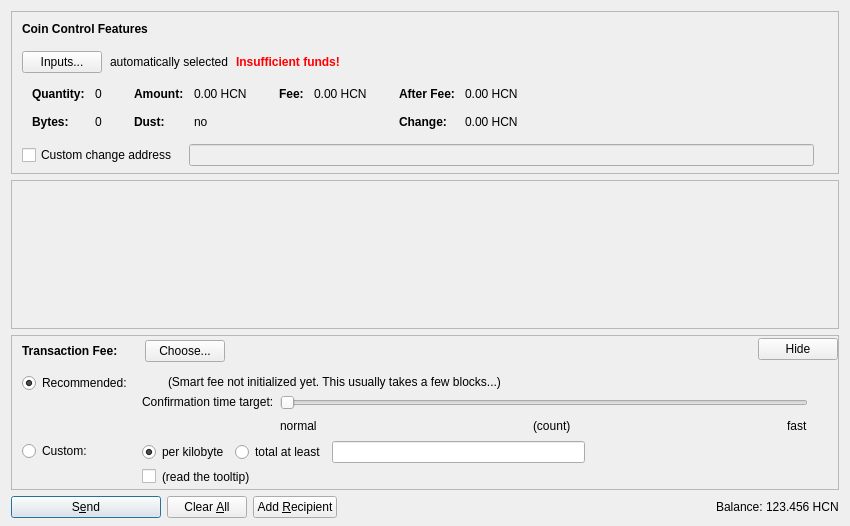
<?xml version="1.0" encoding="UTF-8"?>
<ui version="4.0">
 <class>SendCoinsDialog</class>
 <widget class="QDialog" name="SendCoinsDialog">
  <property name="geometry">
   <rect>
    <x>0</x>
    <y>0</y>
    <width>850</width>
    <height>526</height>
   </rect>
  </property>
  <property name="windowTitle">
   <string>Send Coins</string>
  </property>
  <layout class="QVBoxLayout" name="verticalLayout" stretch="0,1,0,0">
   <property name="bottomMargin">
    <number>8</number>
   </property>
   <item>
    <widget class="QFrame" name="frameCoinControl">
     <property name="sizePolicy">
      <sizepolicy hsizetype="Expanding" vsizetype="Expanding">
       <horstretch>0</horstretch>
       <verstretch>0</verstretch>
      </sizepolicy>
     </property>
     <property name="maximumSize">
      <size>
       <width>16777215</width>
       <height>16777215</height>
      </size>
     </property>
     <property name="frameShape">
      <enum>QFrame::StyledPanel</enum>
     </property>
     <property name="frameShadow">
      <enum>QFrame::Sunken</enum>
     </property>
     <layout class="QVBoxLayout" name="verticalLayoutCoinControl2">
      <property name="spacing">
       <number>0</number>
      </property>
      <property name="leftMargin">
       <number>0</number>
      </property>
      <property name="topMargin">
       <number>0</number>
      </property>
      <property name="rightMargin">
       <number>0</number>
      </property>
      <property name="bottomMargin">
       <number>6</number>
      </property>
      <item>
       <layout class="QVBoxLayout" name="verticalLayoutCoinControl" stretch="0,0,0,0,1">
        <property name="spacing">
         <number>0</number>
        </property>
        <property name="leftMargin">
         <number>10</number>
        </property>
        <property name="topMargin">
         <number>10</number>
        </property>
        <item>
         <layout class="QHBoxLayout" name="horizontalLayoutCoinControl1">
          <property name="bottomMargin">
           <number>15</number>
          </property>
          <item>
           <widget class="QLabel" name="labelCoinControlFeatures">
            <property name="sizePolicy">
             <sizepolicy hsizetype="Preferred" vsizetype="Maximum">
              <horstretch>0</horstretch>
              <verstretch>0</verstretch>
             </sizepolicy>
            </property>
            <property name="font">
             <font>
              <weight>75</weight>
              <bold>true</bold>
             </font>
            </property>
            <property name="styleSheet">
             <string notr="true">font-weight:bold;</string>
            </property>
            <property name="text">
             <string>Coin Control Features</string>
            </property>
           </widget>
          </item>
         </layout>
        </item>
        <item>
         <layout class="QHBoxLayout" name="horizontalLayoutCoinControl2" stretch="0,0,0,0">
          <property name="spacing">
           <number>8</number>
          </property>
          <property name="bottomMargin">
           <number>10</number>
          </property>
          <item>
           <widget class="QPushButton" name="pushButtonCoinControl">
            <property name="styleSheet">
             <string notr="true"/>
            </property>
            <property name="text">
             <string>Inputs...</string>
            </property>
            <property name="autoDefault">
             <bool>false</bool>
            </property>
           </widget>
          </item>
          <item>
           <widget class="QLabel" name="labelCoinControlAutomaticallySelected">
            <property name="text">
             <string>automatically selected</string>
            </property>
            <property name="margin">
             <number>5</number>
            </property>
           </widget>
          </item>
          <item>
           <widget class="QLabel" name="labelCoinControlInsuffFunds">
            <property name="font">
             <font>
              <weight>75</weight>
              <bold>true</bold>
             </font>
            </property>
            <property name="styleSheet">
             <string notr="true">color:red;font-weight:bold;</string>
            </property>
            <property name="text">
             <string>Insufficient funds!</string>
            </property>
            <property name="margin">
             <number>5</number>
            </property>
           </widget>
          </item>
          <item>
           <spacer name="horizontalSpacerCoinControl">
            <property name="orientation">
             <enum>Qt::Horizontal</enum>
            </property>
            <property name="sizeHint" stdset="0">
             <size>
              <width>40</width>
              <height>1</height>
             </size>
            </property>
           </spacer>
          </item>
         </layout>
        </item>
        <item>
         <widget class="QWidget" name="widgetCoinControl" native="true">
          <property name="sizePolicy">
           <sizepolicy hsizetype="Preferred" vsizetype="Preferred">
            <horstretch>0</horstretch>
            <verstretch>0</verstretch>
           </sizepolicy>
          </property>
          <property name="minimumSize">
           <size>
            <width>0</width>
            <height>0</height>
           </size>
          </property>
          <property name="styleSheet">
           <string notr="true"/>
          </property>
          <layout class="QHBoxLayout" name="horizontalLayoutCoinControl5">
           <property name="leftMargin">
            <number>0</number>
           </property>
           <property name="topMargin">
            <number>0</number>
           </property>
           <property name="rightMargin">
            <number>0</number>
           </property>
           <property name="bottomMargin">
            <number>0</number>
           </property>
           <item>
            <layout class="QHBoxLayout" name="horizontalLayoutCoinControl3" stretch="0,0,0,1">
             <property name="spacing">
              <number>20</number>
             </property>
             <property name="topMargin">
              <number>0</number>
             </property>
             <property name="bottomMargin">
              <number>10</number>
             </property>
             <item>
              <layout class="QFormLayout" name="formLayoutCoinControl1">
               <property name="horizontalSpacing">
                <number>10</number>
               </property>
               <property name="verticalSpacing">
                <number>14</number>
               </property>
               <property name="leftMargin">
                <number>10</number>
               </property>
               <property name="topMargin">
                <number>4</number>
               </property>
               <property name="rightMargin">
                <number>6</number>
               </property>
               <item row="0" column="0">
                <widget class="QLabel" name="labelCoinControlQuantityText">
                 <property name="font">
                  <font>
                   <weight>75</weight>
                   <bold>true</bold>
                  </font>
                 </property>
                 <property name="text">
                  <string>Quantity:</string>
                 </property>
                 <property name="margin">
                  <number>0</number>
                 </property>
                </widget>
               </item>
               <item row="0" column="1">
                <widget class="QLabel" name="labelCoinControlQuantity">
                 <property name="cursor">
                  <cursorShape>IBeamCursor</cursorShape>
                 </property>
                 <property name="contextMenuPolicy">
                  <enum>Qt::ActionsContextMenu</enum>
                 </property>
                 <property name="text">
                  <string notr="true">0</string>
                 </property>
                 <property name="margin">
                  <number>0</number>
                 </property>
                 <property name="textInteractionFlags">
                  <set>Qt::LinksAccessibleByMouse|Qt::TextSelectableByKeyboard|Qt::TextSelectableByMouse</set>
                 </property>
                </widget>
               </item>
               <item row="1" column="0">
                <widget class="QLabel" name="labelCoinControlBytesText">
                 <property name="font">
                  <font>
                   <weight>75</weight>
                   <bold>true</bold>
                  </font>
                 </property>
                 <property name="text">
                  <string>Bytes:</string>
                 </property>
                </widget>
               </item>
               <item row="1" column="1">
                <widget class="QLabel" name="labelCoinControlBytes">
                 <property name="cursor">
                  <cursorShape>IBeamCursor</cursorShape>
                 </property>
                 <property name="contextMenuPolicy">
                  <enum>Qt::ActionsContextMenu</enum>
                 </property>
                 <property name="text">
                  <string notr="true">0</string>
                 </property>
                 <property name="textInteractionFlags">
                  <set>Qt::LinksAccessibleByMouse|Qt::TextSelectableByKeyboard|Qt::TextSelectableByMouse</set>
                 </property>
                </widget>
               </item>
              </layout>
             </item>
             <item>
              <layout class="QFormLayout" name="formLayoutCoinControl2">
               <property name="horizontalSpacing">
                <number>10</number>
               </property>
               <property name="verticalSpacing">
                <number>14</number>
               </property>
               <property name="leftMargin">
                <number>6</number>
               </property>
               <property name="topMargin">
                <number>4</number>
               </property>
               <property name="rightMargin">
                <number>6</number>
               </property>
               <item row="0" column="0">
                <widget class="QLabel" name="labelCoinControlAmountText">
                 <property name="font">
                  <font>
                   <weight>75</weight>
                   <bold>true</bold>
                  </font>
                 </property>
                 <property name="text">
                  <string>Amount:</string>
                 </property>
                 <property name="margin">
                  <number>0</number>
                 </property>
                </widget>
               </item>
               <item row="0" column="1">
                <widget class="QLabel" name="labelCoinControlAmount">
                 <property name="cursor">
                  <cursorShape>IBeamCursor</cursorShape>
                 </property>
                 <property name="contextMenuPolicy">
                  <enum>Qt::ActionsContextMenu</enum>
                 </property>
                 <property name="text">
                  <string notr="true">0.00 HCN</string>
                 </property>
                 <property name="textInteractionFlags">
                  <set>Qt::LinksAccessibleByMouse|Qt::TextSelectableByKeyboard|Qt::TextSelectableByMouse</set>
                 </property>
                </widget>
               </item>
               <item row="1" column="0">
                <widget class="QLabel" name="labelCoinControlLowOutputText">
                 <property name="font">
                  <font>
                   <weight>75</weight>
                   <bold>true</bold>
                  </font>
                 </property>
                 <property name="text">
                  <string>Dust:</string>
                 </property>
                </widget>
               </item>
               <item row="1" column="1">
                <widget class="QLabel" name="labelCoinControlLowOutput">
                 <property name="cursor">
                  <cursorShape>IBeamCursor</cursorShape>
                 </property>
                 <property name="contextMenuPolicy">
                  <enum>Qt::ActionsContextMenu</enum>
                 </property>
                 <property name="text">
                  <string notr="true">no</string>
                 </property>
                 <property name="textInteractionFlags">
                  <set>Qt::LinksAccessibleByMouse|Qt::TextSelectableByKeyboard|Qt::TextSelectableByMouse</set>
                 </property>
                </widget>
               </item>
              </layout>
             </item>
             <item>
              <layout class="QFormLayout" name="formLayoutCoinControl3">
               <property name="horizontalSpacing">
                <number>10</number>
               </property>
               <property name="verticalSpacing">
                <number>14</number>
               </property>
               <property name="leftMargin">
                <number>6</number>
               </property>
               <property name="topMargin">
                <number>4</number>
               </property>
               <property name="rightMargin">
                <number>6</number>
               </property>
               <item row="0" column="0">
                <widget class="QLabel" name="labelCoinControlFeeText">
                 <property name="font">
                  <font>
                   <weight>75</weight>
                   <bold>true</bold>
                  </font>
                 </property>
                 <property name="text">
                  <string>Fee:</string>
                 </property>
                 <property name="margin">
                  <number>0</number>
                 </property>
                </widget>
               </item>
               <item row="0" column="1">
                <widget class="QLabel" name="labelCoinControlFee">
                 <property name="cursor">
                  <cursorShape>IBeamCursor</cursorShape>
                 </property>
                 <property name="contextMenuPolicy">
                  <enum>Qt::ActionsContextMenu</enum>
                 </property>
                 <property name="text">
                  <string notr="true">0.00 HCN</string>
                 </property>
                 <property name="textInteractionFlags">
                  <set>Qt::LinksAccessibleByMouse|Qt::TextSelectableByKeyboard|Qt::TextSelectableByMouse</set>
                 </property>
                </widget>
               </item>
              </layout>
             </item>
             <item>
              <layout class="QFormLayout" name="formLayoutCoinControl4">
               <property name="horizontalSpacing">
                <number>10</number>
               </property>
               <property name="verticalSpacing">
                <number>14</number>
               </property>
               <property name="leftMargin">
                <number>6</number>
               </property>
               <property name="topMargin">
                <number>4</number>
               </property>
               <property name="rightMargin">
                <number>6</number>
               </property>
               <item row="0" column="0">
                <widget class="QLabel" name="labelCoinControlAfterFeeText">
                 <property name="font">
                  <font>
                   <weight>75</weight>
                   <bold>true</bold>
                  </font>
                 </property>
                 <property name="text">
                  <string>After Fee:</string>
                 </property>
                 <property name="margin">
                  <number>0</number>
                 </property>
                </widget>
               </item>
               <item row="0" column="1">
                <widget class="QLabel" name="labelCoinControlAfterFee">
                 <property name="cursor">
                  <cursorShape>IBeamCursor</cursorShape>
                 </property>
                 <property name="contextMenuPolicy">
                  <enum>Qt::ActionsContextMenu</enum>
                 </property>
                 <property name="text">
                  <string notr="true">0.00 HCN</string>
                 </property>
                 <property name="textInteractionFlags">
                  <set>Qt::LinksAccessibleByMouse|Qt::TextSelectableByKeyboard|Qt::TextSelectableByMouse</set>
                 </property>
                </widget>
               </item>
               <item row="1" column="0">
                <widget class="QLabel" name="labelCoinControlChangeText">
                 <property name="font">
                  <font>
                   <weight>75</weight>
                   <bold>true</bold>
                  </font>
                 </property>
                 <property name="text">
                  <string>Change:</string>
                 </property>
                </widget>
               </item>
               <item row="1" column="1">
                <widget class="QLabel" name="labelCoinControlChange">
                 <property name="cursor">
                  <cursorShape>IBeamCursor</cursorShape>
                 </property>
                 <property name="contextMenuPolicy">
                  <enum>Qt::ActionsContextMenu</enum>
                 </property>
                 <property name="text">
                  <string notr="true">0.00 HCN</string>
                 </property>
                 <property name="textInteractionFlags">
                  <set>Qt::LinksAccessibleByMouse|Qt::TextSelectableByKeyboard|Qt::TextSelectableByMouse</set>
                 </property>
                </widget>
               </item>
              </layout>
             </item>
            </layout>
           </item>
          </layout>
         </widget>
        </item>
        <item>
         <layout class="QHBoxLayout" name="horizontalLayoutCoinControl4" stretch="0,0,0">
          <property name="spacing">
           <number>12</number>
          </property>
          <property name="sizeConstraint">
           <enum>QLayout::SetDefaultConstraint</enum>
          </property>
          <property name="topMargin">
           <number>5</number>
          </property>
          <property name="rightMargin">
           <number>5</number>
          </property>
          <item>
           <widget class="QCheckBox" name="checkBoxCoinControlChange">
            <property name="toolTip">
             <string>If this is activated, but the change address is empty or invalid, change will be sent to a newly generated address.</string>
            </property>
            <property name="text">
             <string>Custom change address</string>
            </property>
           </widget>
          </item>
          <item>
           <widget class="QValidatedLineEdit" name="lineEditCoinControlChange">
            <property name="enabled">
             <bool>false</bool>
            </property>
            <property name="sizePolicy">
             <sizepolicy hsizetype="Expanding" vsizetype="Fixed">
              <horstretch>0</horstretch>
              <verstretch>0</verstretch>
             </sizepolicy>
            </property>
           </widget>
          </item>
          <item>
           <widget class="QLabel" name="labelCoinControlChangeLabel">
            <property name="sizePolicy">
             <sizepolicy hsizetype="Preferred" vsizetype="Expanding">
              <horstretch>0</horstretch>
              <verstretch>0</verstretch>
             </sizepolicy>
            </property>
            <property name="minimumSize">
             <size>
              <width>0</width>
              <height>0</height>
             </size>
            </property>
            <property name="text">
             <string/>
            </property>
            <property name="margin">
             <number>3</number>
            </property>
           </widget>
          </item>
         </layout>
        </item>
        <item>
         <spacer name="verticalSpacerCoinControl">
          <property name="orientation">
           <enum>Qt::Vertical</enum>
          </property>
          <property name="sizeHint" stdset="0">
           <size>
            <width>800</width>
            <height>1</height>
           </size>
          </property>
         </spacer>
        </item>
       </layout>
      </item>
     </layout>
    </widget>
   </item>
   <item>
    <widget class="QScrollArea" name="scrollArea">
     <property name="widgetResizable">
      <bool>true</bool>
     </property>
     <widget class="QWidget" name="scrollAreaWidgetContents">
      <property name="geometry">
       <rect>
        <x>0</x>
        <y>0</y>
        <width>830</width>
        <height>104</height>
       </rect>
      </property>
      <layout class="QVBoxLayout" name="verticalLayout_2" stretch="0,1">
       <property name="leftMargin">
        <number>0</number>
       </property>
       <property name="topMargin">
        <number>0</number>
       </property>
       <property name="rightMargin">
        <number>0</number>
       </property>
       <property name="bottomMargin">
        <number>0</number>
       </property>
       <item>
        <layout class="QVBoxLayout" name="entries">
         <property name="spacing">
          <number>6</number>
         </property>
        </layout>
       </item>
       <item>
        <spacer name="verticalSpacer">
         <property name="orientation">
          <enum>Qt::Vertical</enum>
         </property>
         <property name="sizeHint" stdset="0">
          <size>
           <width>20</width>
           <height>40</height>
          </size>
         </property>
        </spacer>
       </item>
      </layout>
     </widget>
    </widget>
   </item>
   <item>
    <widget class="QFrame" name="frameFee">
     <property name="sizePolicy">
      <sizepolicy hsizetype="Expanding" vsizetype="Expanding">
       <horstretch>0</horstretch>
       <verstretch>0</verstretch>
      </sizepolicy>
     </property>
     <property name="maximumSize">
      <size>
       <width>16777215</width>
       <height>16777215</height>
      </size>
     </property>
     <property name="frameShape">
      <enum>QFrame::StyledPanel</enum>
     </property>
     <property name="frameShadow">
      <enum>QFrame::Sunken</enum>
     </property>
     <layout class="QVBoxLayout" name="verticalLayoutFee1">
      <property name="spacing">
       <number>0</number>
      </property>
      <property name="leftMargin">
       <number>0</number>
      </property>
      <property name="topMargin">
       <number>0</number>
      </property>
      <property name="rightMargin">
       <number>0</number>
      </property>
      <property name="bottomMargin">
       <number>0</number>
      </property>
      <item>
       <layout class="QVBoxLayout" name="verticalLayoutFee2" stretch="0,0,0">
        <property name="spacing">
         <number>0</number>
        </property>
        <property name="leftMargin">
         <number>10</number>
        </property>
        <property name="topMargin">
         <number>0</number>
        </property>
        <item>
         <layout class="QHBoxLayout" name="horizontalLayoutFee1">
          <property name="bottomMargin">
           <number>0</number>
          </property>
          <item>
           <layout class="QVBoxLayout" name="verticalLayoutFee7">
            <property name="spacing">
             <number>0</number>
            </property>
            <item>
             <spacer name="verticalSpacerSmartFee">
              <property name="orientation">
               <enum>Qt::Vertical</enum>
              </property>
              <property name="sizeType">
               <enum>QSizePolicy::Fixed</enum>
              </property>
              <property name="sizeHint" stdset="0">
               <size>
                <width>1</width>
                <height>4</height>
               </size>
              </property>
             </spacer>
            </item>
            <item>
             <layout class="QHBoxLayout" name="horizontalLayoutSmartFee">
              <property name="spacing">
               <number>10</number>
              </property>
              <item>
               <widget class="QLabel" name="labelFeeHeadline">
                <property name="sizePolicy">
                 <sizepolicy hsizetype="Preferred" vsizetype="Maximum">
                  <horstretch>0</horstretch>
                  <verstretch>0</verstretch>
                 </sizepolicy>
                </property>
                <property name="font">
                 <font>
                  <weight>75</weight>
                  <bold>true</bold>
                 </font>
                </property>
                <property name="styleSheet">
                 <string notr="true">font-weight:bold;</string>
                </property>
                <property name="text">
                 <string>Transaction Fee:</string>
                </property>
               </widget>
              </item>
              <item>
               <widget class="QLabel" name="labelFeeMinimized">
                <property name="text">
                 <string/>
                </property>
               </widget>
              </item>
              <item>
               <widget class="QPushButton" name="buttonChooseFee">
                <property name="text">
                 <string>Choose...</string>
                </property>
               </widget>
              </item>
             </layout>
            </item>
            <item>
             <spacer name="verticalSpacer_5">
              <property name="orientation">
               <enum>Qt::Vertical</enum>
              </property>
              <property name="sizeHint" stdset="0">
               <size>
                <width>1</width>
                <height>1</height>
               </size>
              </property>
             </spacer>
            </item>
           </layout>
          </item>
          <item>
           <spacer name="horizontalSpacer_4">
            <property name="orientation">
             <enum>Qt::Horizontal</enum>
            </property>
            <property name="sizeHint" stdset="0">
             <size>
              <width>40</width>
              <height>20</height>
             </size>
            </property>
           </spacer>
          </item>
          <item>
           <widget class="QPushButton" name="buttonMinimizeFee">
            <property name="toolTip">
             <string>collapse fee-settings</string>
            </property>
            <property name="text">
             <string>Hide</string>
            </property>
           </widget>
          </item>
         </layout>
        </item>
        <item>
         <widget class="QFrame" name="frameFeeSelection">
          <layout class="QVBoxLayout" name="verticalLayoutFee12">
           <property name="spacing">
            <number>0</number>
           </property>
           <property name="leftMargin">
            <number>0</number>
           </property>
           <property name="topMargin">
            <number>0</number>
           </property>
           <property name="rightMargin">
            <number>0</number>
           </property>
           <property name="bottomMargin">
            <number>0</number>
           </property>
           <item>
            <layout class="QGridLayout" name="gridLayoutFee">
             <property name="topMargin">
              <number>10</number>
             </property>
             <property name="bottomMargin">
              <number>4</number>
             </property>
             <property name="horizontalSpacing">
              <number>10</number>
             </property>
             <property name="verticalSpacing">
              <number>4</number>
             </property>
             <item row="1" column="1">
              <layout class="QVBoxLayout" name="verticalLayoutFee8">
               <property name="spacing">
                <number>6</number>
               </property>
               <item>
                <layout class="QHBoxLayout" name="horizontalLayoutFee13">
                 <item>
                  <widget class="QRadioButton" name="radioCustomPerKilobyte">
                   <property name="toolTip">
                    <string>If the custom fee is set to 1000 satoshis and the transaction is only 250 bytes, then &quot;per kilobyte&quot; only pays 250 satoshis in fee, while &quot;total at least&quot; pays 1000 satoshis. For transactions bigger than a kilobyte both pay by kilobyte.</string>
                   </property>
                   <property name="text">
                    <string>per kilobyte</string>
                   </property>
                   <property name="checked">
                    <bool>true</bool>
                   </property>
                   <attribute name="buttonGroup">
                    <string notr="true">groupCustomFee</string>
                   </attribute>
                  </widget>
                 </item>
                 <item>
                  <widget class="QRadioButton" name="radioCustomAtLeast">
                   <property name="toolTip">
                    <string>If the custom fee is set to 1000 satoshis and the transaction is only 250 bytes, then &quot;per kilobyte&quot; only pays 250 satoshis in fee, while &quot;total at least&quot; pays 1000 satoshis. For transactions bigger than a kilobyte both pay by kilobyte.</string>
                   </property>
                   <property name="text">
                    <string>total at least</string>
                   </property>
                   <attribute name="buttonGroup">
                    <string notr="true">groupCustomFee</string>
                   </attribute>
                  </widget>
                 </item>
                 <item>
                  <widget class="BitcoinAmountField" name="customFee"/>
                 </item>
                 <item>
                  <spacer name="horizontalSpacer_6">
                   <property name="orientation">
                    <enum>Qt::Horizontal</enum>
                   </property>
                   <property name="sizeHint" stdset="0">
                    <size>
                     <width>1</width>
                     <height>1</height>
                    </size>
                   </property>
                  </spacer>
                 </item>
                </layout>
               </item>
               <item>
                <layout class="QHBoxLayout" name="horizontalLayoutFee8">
                 <item>
                  <widget class="QCheckBox" name="checkBoxMinimumFee">
                   <property name="toolTip">
                    <string>Paying only the minimum fee is just fine as long as there is less transaction volume than space in the blocks. But be aware that this can end up in a never confirming transaction once there is more demand for hashcoin transactions than the network can process.</string>
                   </property>
                   <property name="text">
                    <string/>
                   </property>
                  </widget>
                 </item>
                 <item>
                  <widget class="QLabel" name="labelMinFeeWarning">
                   <property name="enabled">
                    <bool>true</bool>
                   </property>
                   <property name="toolTip">
                    <string>Paying only the minimum fee is just fine as long as there is less transaction volume than space in the blocks. But be aware that this can end up in a never confirming transaction once there is more demand for hashcoin transactions than the network can process.</string>
                   </property>
                   <property name="text">
                    <string>(read the tooltip)</string>
                   </property>
                   <property name="margin">
                    <number>5</number>
                   </property>
                  </widget>
                 </item>
                 <item>
                  <spacer name="horizontalSpacer_2">
                   <property name="orientation">
                    <enum>Qt::Horizontal</enum>
                   </property>
                   <property name="sizeHint" stdset="0">
                    <size>
                     <width>1</width>
                     <height>1</height>
                    </size>
                   </property>
                  </spacer>
                 </item>
                </layout>
               </item>
              </layout>
             </item>
             <item row="0" column="0">
              <layout class="QVBoxLayout" name="verticalLayoutFee4" stretch="0,1">
               <item>
                <widget class="QRadioButton" name="radioSmartFee">
                 <property name="text">
                  <string>Recommended:</string>
                 </property>
                 <property name="checked">
                  <bool>true</bool>
                 </property>
                 <attribute name="buttonGroup">
                  <string notr="true">groupFee</string>
                 </attribute>
                </widget>
               </item>
               <item>
                <spacer name="verticalSpacer_2">
                 <property name="orientation">
                  <enum>Qt::Vertical</enum>
                 </property>
                 <property name="sizeHint" stdset="0">
                  <size>
                   <width>1</width>
                   <height>1</height>
                  </size>
                 </property>
                </spacer>
               </item>
              </layout>
             </item>
             <item row="1" column="0">
              <layout class="QVBoxLayout" name="verticalLayoutFee9" stretch="0,1">
               <item>
                <widget class="QRadioButton" name="radioCustomFee">
                 <property name="text">
                  <string>Custom:</string>
                 </property>
                 <attribute name="buttonGroup">
                  <string notr="true">groupFee</string>
                 </attribute>
                </widget>
               </item>
               <item>
                <spacer name="verticalSpacer_6">
                 <property name="orientation">
                  <enum>Qt::Vertical</enum>
                 </property>
                 <property name="sizeHint" stdset="0">
                  <size>
                   <width>1</width>
                   <height>1</height>
                  </size>
                 </property>
                </spacer>
               </item>
              </layout>
             </item>
             <item row="0" column="1">
              <layout class="QVBoxLayout" name="verticalLayoutFee3" stretch="0,0,1">
               <property name="spacing">
                <number>6</number>
               </property>
               <property name="topMargin">
                <number>2</number>
               </property>
               <item>
                <layout class="QHBoxLayout" name="horizontalLayoutFee12">
                 <item>
                  <widget class="QLabel" name="labelSmartFee">
                   <property name="text">
                    <string/>
                   </property>
                   <property name="margin">
                    <number>2</number>
                   </property>
                  </widget>
                 </item>
                 <item>
                  <widget class="QLabel" name="labelFeeEstimation">
                   <property name="text">
                    <string/>
                   </property>
                  </widget>
                 </item>
                 <item>
                  <widget class="QLabel" name="labelSmartFee2">
                   <property name="text">
                    <string>(Smart fee not initialized yet. This usually takes a few blocks...)</string>
                   </property>
                   <property name="margin">
                    <number>2</number>
                   </property>
                  </widget>
                 </item>
                 <item>
                  <spacer name="horizontalSpacer_5">
                   <property name="orientation">
                    <enum>Qt::Horizontal</enum>
                   </property>
                   <property name="sizeHint" stdset="0">
                    <size>
                     <width>1</width>
                     <height>1</height>
                    </size>
                   </property>
                  </spacer>
                 </item>
                </layout>
               </item>
               <item>
                <layout class="QHBoxLayout" name="horizontalLayoutFee9">
                 <item>
                  <layout class="QVBoxLayout" name="verticalLayoutFee6">
                   <item>
                    <widget class="QLabel" name="labelSmartFee3">
                     <property name="text">
                      <string>Confirmation time target:</string>
                     </property>
                     <property name="margin">
                      <number>2</number>
                     </property>
                    </widget>
                   </item>
                   <item>
                    <spacer name="verticalSpacer_3">
                     <property name="orientation">
                      <enum>Qt::Vertical</enum>
                     </property>
                     <property name="sizeHint" stdset="0">
                      <size>
                       <width>1</width>
                       <height>1</height>
                      </size>
                     </property>
                    </spacer>
                   </item>
                  </layout>
                 </item>
                 <item>
                  <layout class="QVBoxLayout" name="verticalLayoutFee5">
                   <property name="rightMargin">
                    <number>30</number>
                   </property>
                   <item>
                    <widget class="QSlider" name="sliderSmartFee">
                     <property name="minimum">
                      <number>0</number>
                     </property>
                     <property name="maximum">
                      <number>23</number>
                     </property>
                     <property name="pageStep">
                      <number>1</number>
                     </property>
                     <property name="value">
                      <number>0</number>
                     </property>
                     <property name="orientation">
                      <enum>Qt::Horizontal</enum>
                     </property>
                     <property name="invertedAppearance">
                      <bool>false</bool>
                     </property>
                     <property name="invertedControls">
                      <bool>false</bool>
                     </property>
                     <property name="tickPosition">
                      <enum>QSlider::NoTicks</enum>
                     </property>
                    </widget>
                   </item>
                   <item>
                    <layout class="QHBoxLayout" name="horizontalLayoutFee10">
                     <item>
                      <widget class="QLabel" name="labelSmartFeeNormal">
                       <property name="text">
                        <string>normal</string>
                       </property>
                      </widget>
                     </item>
                     <item>
                      <spacer name="horizontalSpacer_7">
                       <property name="orientation">
                        <enum>Qt::Horizontal</enum>
                       </property>
                       <property name="sizeHint" stdset="0">
                        <size>
                         <width>40</width>
                         <height>20</height>
                        </size>
                       </property>
                      </spacer>
                     </item>
                     <item>
                      <widget class="QLabel" name="confirmationTargetLabel">
                       <property name="text">
                        <string notr="true">(count)</string>
                       </property>
                      </widget>
                     </item>
                     <item>
                      <spacer name="horizontalSpacer_3">
                       <property name="orientation">
                        <enum>Qt::Horizontal</enum>
                       </property>
                       <property name="sizeHint" stdset="0">
                        <size>
                         <width>40</width>
                         <height>20</height>
                        </size>
                       </property>
                      </spacer>
                     </item>
                     <item>
                      <widget class="QLabel" name="labelSmartFeeFast">
                       <property name="text">
                        <string>fast</string>
                       </property>
                      </widget>
                     </item>
                    </layout>
                   </item>
                  </layout>
                 </item>
                </layout>
               </item>
               <item>
                <spacer name="verticalSpacer_4">
                 <property name="orientation">
                  <enum>Qt::Vertical</enum>
                 </property>
                 <property name="sizeHint" stdset="0">
                  <size>
                   <width>1</width>
                   <height>1</height>
                  </size>
                 </property>
                </spacer>
               </item>
              </layout>
             </item>
            </layout>
           </item>
          </layout>
         </widget>
        </item>
        <item>
         <spacer name="verticalSpacerFee">
          <property name="orientation">
           <enum>Qt::Vertical</enum>
          </property>
          <property name="sizeHint" stdset="0">
           <size>
            <width>800</width>
            <height>1</height>
           </size>
          </property>
         </spacer>
        </item>
       </layout>
      </item>
     </layout>
    </widget>
   </item>
   <item>
    <layout class="QHBoxLayout" name="horizontalLayout">
     <item>
      <widget class="QPushButton" name="sendButton">
       <property name="minimumSize">
        <size>
         <width>150</width>
         <height>0</height>
        </size>
       </property>
       <property name="toolTip">
        <string>Confirm the send action</string>
       </property>
       <property name="text">
        <string>S&amp;end</string>
       </property>
       <property name="icon">
        <iconset resource="../bitcoin.qrc">
         <normaloff>:/icons/send</normaloff>:/icons/send</iconset>
       </property>
       <property name="autoDefault">
        <bool>false</bool>
       </property>
       <property name="default">
        <bool>true</bool>
       </property>
      </widget>
     </item>
     <item>
      <widget class="QPushButton" name="clearButton">
       <property name="sizePolicy">
        <sizepolicy hsizetype="Minimum" vsizetype="Fixed">
         <horstretch>0</horstretch>
         <verstretch>0</verstretch>
        </sizepolicy>
       </property>
       <property name="toolTip">
        <string>Clear all fields of the form.</string>
       </property>
       <property name="text">
        <string>Clear &amp;All</string>
       </property>
       <property name="icon">
        <iconset resource="../bitcoin.qrc">
         <normaloff>:/icons/remove</normaloff>:/icons/remove</iconset>
       </property>
       <property name="autoDefault">
        <bool>false</bool>
       </property>
      </widget>
     </item>
     <item>
      <widget class="QPushButton" name="addButton">
       <property name="toolTip">
        <string>Send to multiple recipients at once</string>
       </property>
       <property name="text">
        <string>Add &amp;Recipient</string>
       </property>
       <property name="icon">
        <iconset resource="../bitcoin.qrc">
         <normaloff>:/icons/add</normaloff>:/icons/add</iconset>
       </property>
       <property name="autoDefault">
        <bool>false</bool>
       </property>
      </widget>
     </item>
     <item>
      <spacer name="horizontalSpacer">
       <property name="orientation">
        <enum>Qt::Horizontal</enum>
       </property>
       <property name="sizeHint" stdset="0">
        <size>
         <width>40</width>
         <height>20</height>
        </size>
       </property>
      </spacer>
     </item>
     <item>
      <layout class="QHBoxLayout" name="horizontalLayout_2">
       <property name="spacing">
        <number>3</number>
       </property>
       <item>
        <widget class="QLabel" name="label">
         <property name="sizePolicy">
          <sizepolicy hsizetype="Preferred" vsizetype="Fixed">
           <horstretch>0</horstretch>
           <verstretch>0</verstretch>
          </sizepolicy>
         </property>
         <property name="text">
          <string>Balance:</string>
         </property>
        </widget>
       </item>
       <item>
        <widget class="QLabel" name="labelBalance">
         <property name="sizePolicy">
          <sizepolicy hsizetype="Preferred" vsizetype="Fixed">
           <horstretch>0</horstretch>
           <verstretch>0</verstretch>
          </sizepolicy>
         </property>
         <property name="cursor">
          <cursorShape>IBeamCursor</cursorShape>
         </property>
         <property name="text">
          <string notr="true">123.456 HCN</string>
         </property>
         <property name="textInteractionFlags">
          <set>Qt::LinksAccessibleByMouse|Qt::TextSelectableByKeyboard|Qt::TextSelectableByMouse</set>
         </property>
        </widget>
       </item>
      </layout>
     </item>
    </layout>
   </item>
  </layout>
 </widget>
 <customwidgets>
  <customwidget>
   <class>QValidatedLineEdit</class>
   <extends>QLineEdit</extends>
   <header>qvalidatedlineedit.h</header>
  </customwidget>
  <customwidget>
   <class>BitcoinAmountField</class>
   <extends>QLineEdit</extends>
   <header>bitcoinamountfield.h</header>
   <container>1</container>
  </customwidget>
 </customwidgets>
 <resources>
  <include location="../bitcoin.qrc"/>
 </resources>
 <connections/>
 <buttongroups>
  <buttongroup name="groupFee"/>
  <buttongroup name="groupCustomFee"/>
 </buttongroups>
</ui>
